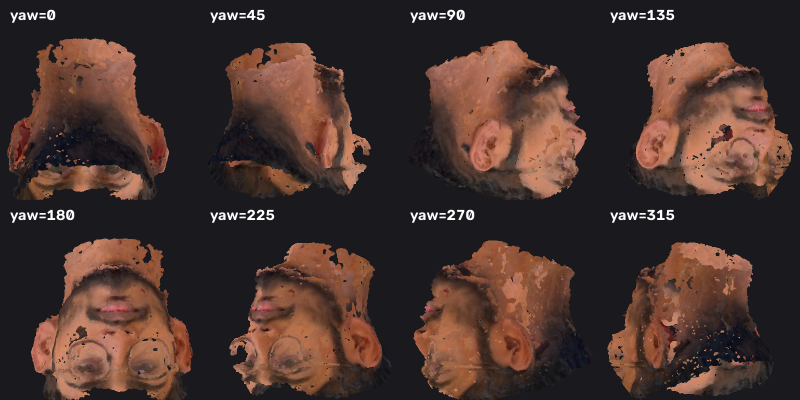
#> input picture scratch/test_yaw_strip.png, 1600 x 800 px (shown at 1/2 size)
$ python make_downscaled_masks.py --in-dir ../../scratch --out-root out.png --scales 3
#> lines starting #> are read from the running program, lines starting #| are printed output that depends on the picture
import argparse, os
from PIL import Image

def main():
    ap = argparse.ArgumentParser()
    ap.add_argument("--in-dir", required=True)
    ap.add_argument("--out-root", required=True)
    ap.add_argument("--scales", nargs="+", type=int, required=True)
    args = ap.parse_args()

    in_dir = args.in_dir
    out_root = args.out_root

    files = [f for f in os.listdir(in_dir) if f.lower().endswith((".png",".jpg",".jpeg"))]
    files.sort()

    for s in args.scales:
        out_dir = os.path.join(out_root, f"masks_{s}")
        os.makedirs(out_dir, exist_ok=True)

        for f in files:
            p = os.path.join(in_dir, f)
            im = Image.open(p).convert("L")  # mask as grayscale
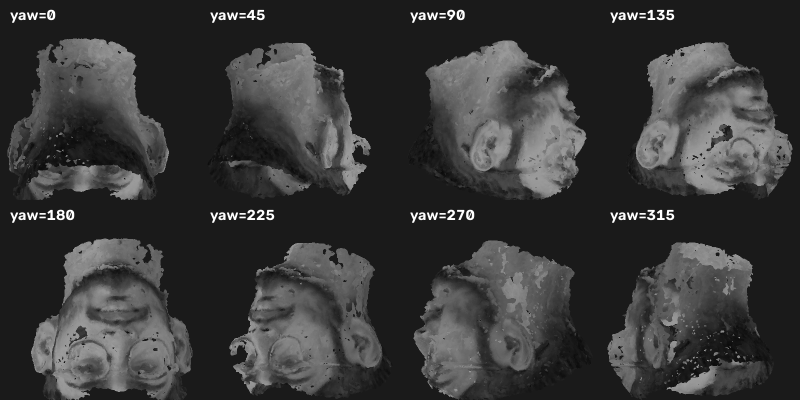
#> im: PIL image 1600x800 L (shown at 1/2 size); min 5, max 255, mean 55.9
            w, h = im.size
#> w = 1600; h = 800
            im2 = im.resize((max(1, w//s), max(1, h//s)), Image.NEAREST)
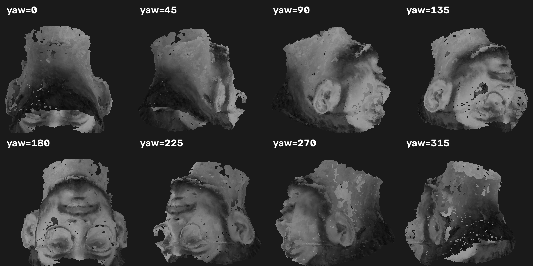
#> im2: PIL image 533x266 L; min 8, max 255, mean 55.8
            im2.save(os.path.join(out_dir, os.path.splitext(f)[0] + ".png"))

        print("DONE:", out_dir, "(", len(files), "masks )")

if __name__ == "__main__":
    main()
